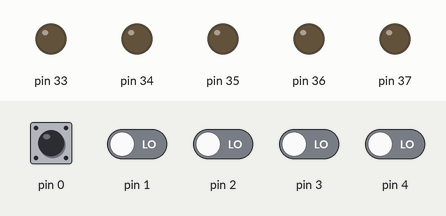
A sketch run on a simulated Teensy 4. Shown: output pins drawn as LEDs (lit = HIGH). Inputs (shaded band) come from the test bench; at power-on: pin 0–4 LOW. What the sketch prints to the serial monitor is not drawn.

Above: at 2.2 s.
2.3 s: pin 0 driven HIGH
At 3.4 s:
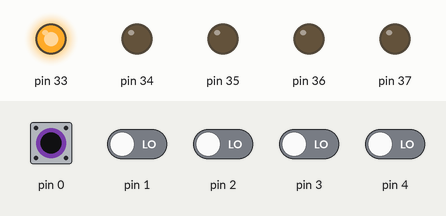
3.8 s: pin 1 driven HIGH
At 4.6 s:
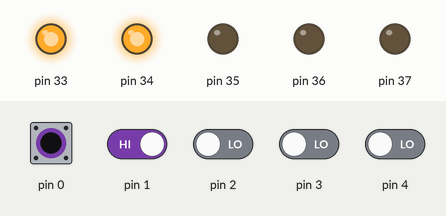
5.3 s: pin 2 driven HIGH
At 5.8 s:
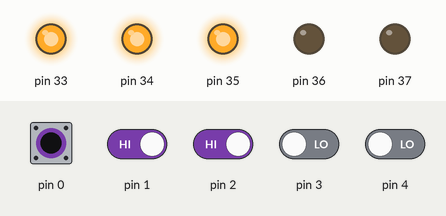
8.3 s: pin 3 driven HIGH
At 9.2 s:
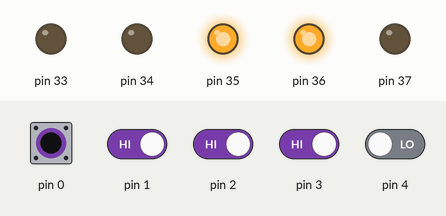
11.3 s: pin 4 driven HIGH
At 12.5 s:
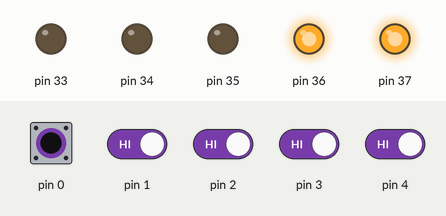
14.3 s: pin 0 pulsed LOW 2 times (0.12 s each, 0.3 s apart)
At 15.5 s:
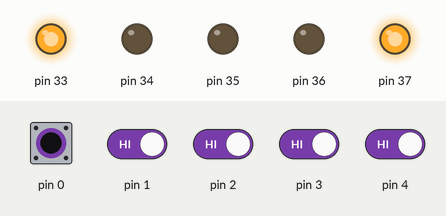
Timing chart, 0 to 20.4 s (numbered marks = the images above; inputs shaded):
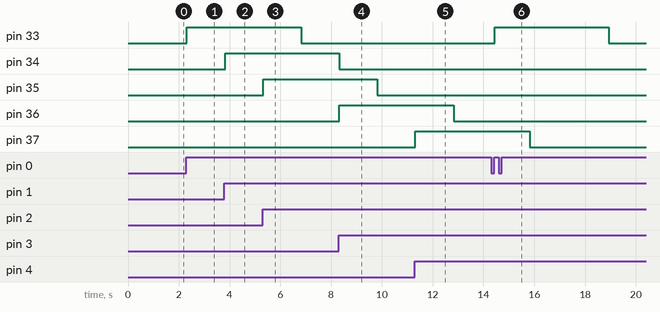

Measured:
- after the input at 2.3 s, pin 33: LOW → HIGH at once
- after the input at 3.8 s, pin 34: LOW → HIGH at once
- after the input at 5.3 s, pin 35: LOW → HIGH at once
- after the input at 8.3 s, pin 36: LOW → HIGH at once
- after the input at 11.3 s, pin 37: LOW → HIGH at once
- after the input at 14.3 s, pin 33: LOW → HIGH after 0.14 s, → LOW 4.5 s later

The sketch:

analog_digital_teensy.ino
```cpp
#include "Sensor.h"

// Array size and sensorCount must match to avoid out-of-bounds access.
// Each Sensor is constructed as: Sensor(inPin, outPin, midiChannelAnalog, midiChannelDigital)
// Channels are assigned in pairs: sensor 1 = ch 1/2, sensor 2 = ch 3/4, etc.
int sensorCount = 5;

Sensor sensors[5] = {
  Sensor(0, 33, 1,  2),
  Sensor(1, 34, 3,  4),
  Sensor(2, 35, 5,  6),
  Sensor(3, 36, 7,  8),
  Sensor(4, 37, 9, 10),
};

class Sensor;
void setupSensors();
void checkSensors();
void test();

void setup() {
  Serial.begin(115200);
  delay(1000);
  Serial.println("setup complete");
  setupSensors();
}

void loop() {
  checkSensors();
  // test();
  usbMIDI.read();
}

/** Initializes all sensor pin modes and starts their analog notes. */
void setupSensors() {
  for (int i = 0; i < sensorCount; i++) {
    sensors[i].init();
  }
}

/** Polls all sensors and manages their note timers. */
void checkSensors() {
  for (int i = 0; i < sensorCount; i++) {
    sensors[i].check();
  }
}

/** Debug helper: fires all sensors into digital mode, waits for them to auto-off, then pauses. */
void test() {
  // delay(6000);
  for (int i = 0; i < sensorCount; i++) {
    sensors[i].playDigital();
    delay(6000);
    sensors[i].check();
    delay(6000);
  }
  // delay(6000);
  // for (int i = 0; i < sensorCount; i++) {
  //   sensors[i].check();
  // }
}
```

Sensor.cpp
```cpp
#include "Sensor.h"

/**
 * @param inPin              Digital input pin to read the sensor from.
 * @param outPin             Digital output pin to drive (e.g. LED display).
 * @param midiChannelAnalog  MIDI channel for the sustained analog note.
 * @param midiChannelDigital MIDI channel for the triggered digital note.
 */
Sensor::Sensor(int inPin, int outPin, int midiChannelAnalog, int midiChannelDigital) {
    _inPin = inPin;
    _outPin = outPin;
    _midiNote = 60;
    _midiVelocity = 100;
    _midiChannelAnalog = midiChannelAnalog;
    _midiChannelDigital = midiChannelDigital;

    // CC pair derived from the analog channel so QLC+ can distinguish sensors.
    _midiCCOn = midiChannelAnalog * 2;
    _midiCCOff = _midiCCOn + 1;

    // QLC+ only listens on one MIDI channel, so all CC messages share channel 16.
    _midiCCChannel = 16;

    _state = LOW;
    _noteDuration = 4500;
    _debounceTime = 20;
    _debouncing = false;
    _analogActive = false;
    _digitalActive = false;
    _noteTimer = 0;
    _debounceTimer = 0;
}

/**
 * Sends note-on on the analog channel. Ignored if already active.
 */
void Sensor::playAnalog() {
    if (_analogActive) return;
    usbMIDI.sendNoteOn(_midiNote, _midiVelocity, _midiChannelAnalog);
    _analogActive = true;
}

/**
 * Sends note-off on the analog channel. Ignored if not active.
 */
void Sensor::stopAnalog() {
    if (!_analogActive) return;
    usbMIDI.sendNoteOff(_midiNote, _midiVelocity, _midiChannelAnalog);
    _analogActive = false;
}

/**
 * Stops the analog note, sends note-on on the digital channel, drives output pin HIGH,
 * and starts the note duration timer. Ignored if digital is already active.
 */
void Sensor::playDigital() {
    if (_digitalActive) return;
    stopAnalog();
    digitalWrite(_outPin, HIGH);
    usbMIDI.sendNoteOn(_midiNote, _midiVelocity, _midiChannelDigital);
    usbMIDI.sendControlChange(_midiCCOn, 1, _midiCCChannel);
    usbMIDI.send_now();
    _noteTimer = 0;
    _digitalActive = true;
}

/**
 * Sends note-off on the digital channel, drives output pin LOW, and resumes the analog note.
 * Ignored if digital is not active.
 */
void Sensor::stopDigital() {
    if (!_digitalActive) return;
    digitalWrite(_outPin, LOW);
    usbMIDI.sendNoteOff(_midiNote, _midiVelocity, _midiChannelDigital);
    usbMIDI.sendControlChange(_midiCCOff, 1, _midiCCChannel);
    usbMIDI.send_now();
    _digitalActive = false;
    _noteTimer = 0;
    playAnalog();
}

/**
 * Auto-off timer: stops the digital note and resumes analog once _noteDuration has elapsed.
 * Called internally each loop iteration by check().
 */
void Sensor::_checkNote() {
    if (!_digitalActive) return;

    if (_noteTimer >= _noteDuration) {
        stopDigital();
    }
}

/**
 * Configures input and output pin modes, then starts the analog note.
 * Call once from setup().
 */
void Sensor::init() {
    pinMode(_inPin, INPUT);
    pinMode(_outPin, OUTPUT);
    digitalWrite(_outPin, LOW);
    playAnalog();
}

/**
 * Polls the sensor and manages note timing. Call every loop iteration.
 *
 * Detects rising edges (LOW → HIGH) on the input pin. The input must stay
 * HIGH for _debounceTime (20ms) before triggering, filtering out noise.
 * While a digital note is active, new triggers are ignored until it expires.
 */
void Sensor::check() {
    _checkNote();

    if (_digitalActive) return;

    int curState = digitalRead(_inPin);

    if (_debouncing) {
        if (curState == LOW) {
            // Input dropped before debounce period elapsed — false trigger
            _debouncing = false;
        } else if (_debounceTimer >= _debounceTime) {
            // Input held HIGH long enough — confirmed trigger
            _debouncing = false;
            _state = HIGH;
            playDigital();
        }
        return;
    }

    if (curState == _state) return;

    if (curState == HIGH) {
        // Input just went HIGH — start debounce timer
        _debouncing = true;
        _debounceTimer = 0;
    } else {
        _state = curState;
    }
}
```

Sensor.h
```cpp
#ifndef SENSOR_H
#define SENSOR_H

#include <Arduino.h>

/**
 * Sensor - Reads a digital input and outputs USB MIDI in two modes: analog and digital.
 *
 * After init(), the sensor immediately plays a sustained note on the analog MIDI channel.
 * When the input pin goes LOW-to-HIGH (trigger), the analog note stops and a
 * digital note begins on the digital MIDI channel. After the note duration elapses,
 * the digital note stops and the analog note resumes automatically.
 *
 * CC messages are sent on channel 16 for QLC+ lighting control.
 */
class Sensor {
private:
    int _inPin;                 // Digital input pin (sensor trigger)
    int _outPin;                // Digital output pin (drives LED display)
    int _midiNote;
    int _midiVelocity;
    int _midiChannelAnalog;    // MIDI channel for the sustained analog note
    int _midiChannelDigital;   // MIDI channel for the triggered digital note
    int _midiCCOn;             // CC number sent on trigger (midiChannelAnalog * 2)
    int _midiCCOff;            // CC number sent on release (midiChannelAnalog * 2 + 1)
    int _midiCCChannel;        // Shared CC channel (16) — QLC+ only listens on one channel
    int _state;                // Last known pin state for edge detection
    unsigned long _noteDuration;
    unsigned long _debounceTime; // How long input must stay HIGH before triggering (ms)
    bool _debouncing;           // True while waiting for debounce period to confirm
    bool _analogActive;         // True while the analog note is sustaining
    bool _digitalActive;        // True while the digital note is playing
    elapsedMillis _noteTimer;
    elapsedMillis _debounceTimer;

    /** Turns off the digital note and resumes analog once _noteDuration has elapsed. */
    void _checkNote();

public:
    /** @param inPin              Digital input pin to read the sensor from.
     *  @param outPin             Digital output pin to drive (e.g. LED display).
     *  @param midiChannelAnalog  MIDI channel for the sustained analog note.
     *  @param midiChannelDigital MIDI channel for the triggered digital note. */
    Sensor(int inPin, int outPin, int midiChannelAnalog, int midiChannelDigital);

    /** Configures pin modes and starts the analog note. Call once from setup(). */
    void init();

    /** Polls the sensor and manages note timing. Call every loop iteration. */
    void check();

    /** Sends note-on on the analog channel. */
    void playAnalog();

    /** Sends note-off on the analog channel. */
    void stopAnalog();

    /** Stops the analog note, sends note-on on the digital channel, and drives output pin HIGH. */
    void playDigital();

    /** Sends note-off on the digital channel, drives output pin LOW, and resumes analog. */
    void stopDigital();
};

#endif
```
